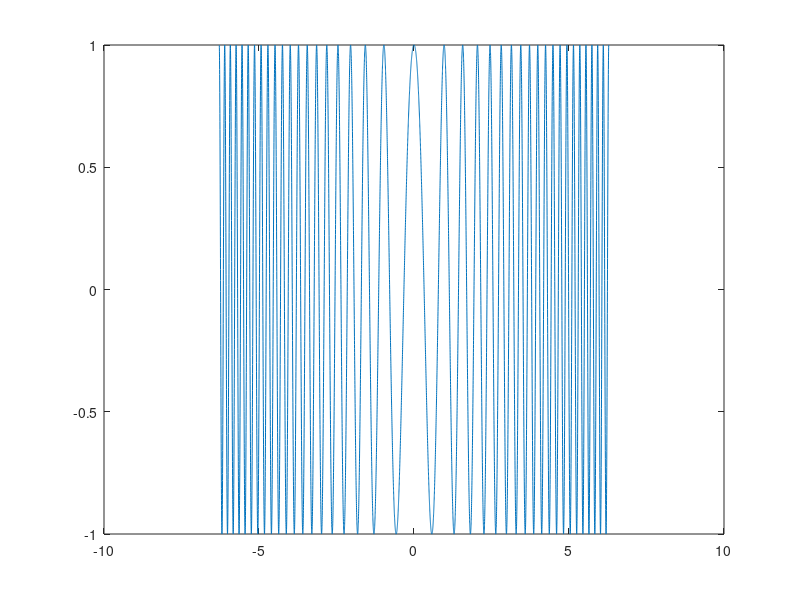
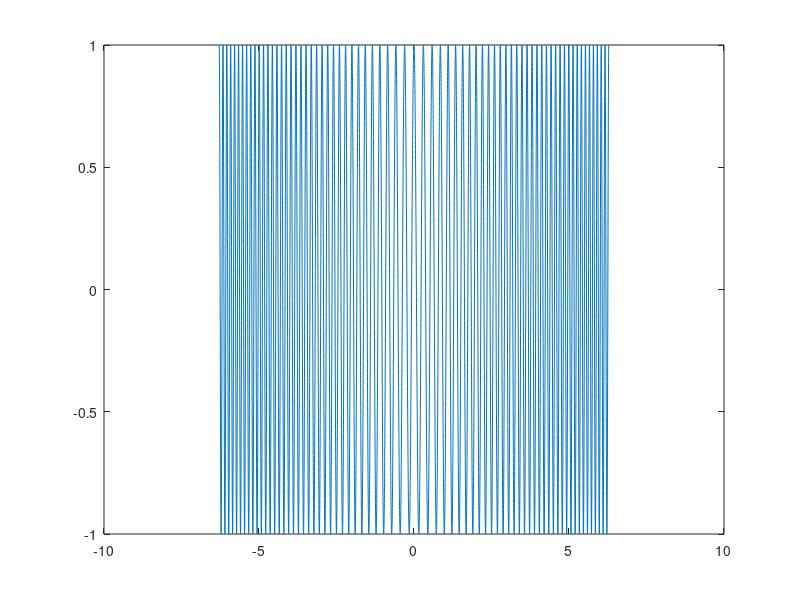
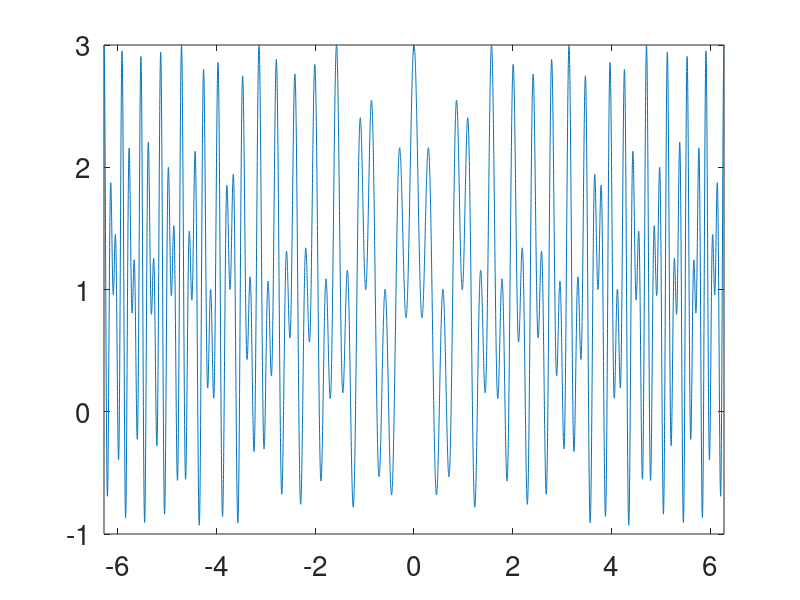

Write MATLAB code to recreate these figures, in order. (Note: this script raises an error after producing the figures.)
%  Ref. Example 3 page 17 
%
%  Ref: A. Cicone, J. Liu, H. Zhou. 'Adaptive Local Iterative Filtering for 
%  Signal Decomposition and Instantaneous Frequency analysis'. Applied and 
%  Computational Harmonic Analysis, Volume 41, Issue 2, September 2016, 
%  Pages 384-411. doi:10.1016/j.acha.2016.03.001
%  ArXiv http://arxiv.org/abs/1411.6051
%
%  A. Cicone. 'Nonstationary signal decomposition for dummies'. 
%  To appear in the book Advances in Mechanics and Mathematics.
%  ArXiv https://arxiv.org/abs/1710.04844
%
%  A. Cicone, H. Zhou. 'Iterative Filtering algorithm numerical analysis 
%  with new efficient implementations based on FFT'
%  ArXiv http://arxiv.org/abs/1802.01359

T=2*pi; % Period
N=5000; % Number of sample points
D=32;   % Delta in the frequencies
dt=T/N;
t=0:dt:T;

x=cos(-1/2*D/T*t.^2-4*t);


x1=[fliplr(x(2:end-1)) x ];
  
tt=[-fliplr(t(2:end-1)) t];  
figure; plot(tt,[x1])

y=cos(-1/2*D/T*t.^2-20*t);

ty1=0:dt:2*T-dt;
y1=[fliplr(y(2:end-1)) y ];
 
figure; plot(tt,[y1])

f=x1+y1+1;

figure; 
plot(tt,f)
set(gca,'fontsize', 20);
axis([-T T -1 3])


%% ALIF decomposition

opt = Settings_ALIF('ALIF.NIMFs',1,'plots',1,'saveplots',0,'ALIF.xi',2,'ALIF.delta',4*10^-6);

[IMF,mask_lengths]=ALIFv5_4(f,opt);

plot_imf_v8(IMF-[y1;x1+1],tt)

plot_imf_v7(IMF,[y1;x1+1],tt,'IMFs','Ground truth');


